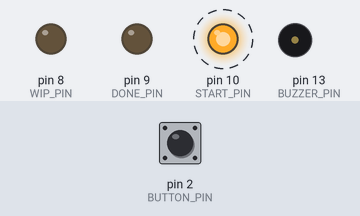
Bench run of a sketch on a simulated Arduino Uno, built with avr-gcc and run on an emulated ATmega328P. On the bench: output pins drawn as LEDs (lit = HIGH), buzzer (waves = sounding, pin HIGH). Dashed ring = blinking. Inputs (shaded band) come from the test bench; at power-on: pin 2 (BUTTON_PIN) HIGH.

Above: at 1.25 s.
1.3 s: pin 2 (BUTTON_PIN) pulled LOW for 3.2 s
At 2.6 s:
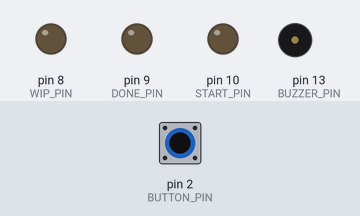
At 4.63 s:
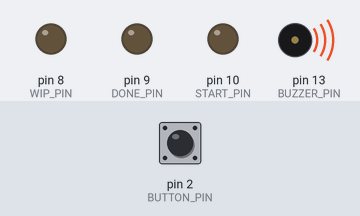
6.0 s: pin 2 (BUTTON_PIN) pulled LOW for 1 s
At 6.18 s:
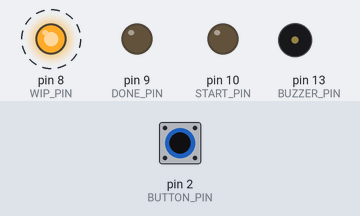
Timing chart, 0 to 15.0 s (numbered marks = the images above; inputs shaded):
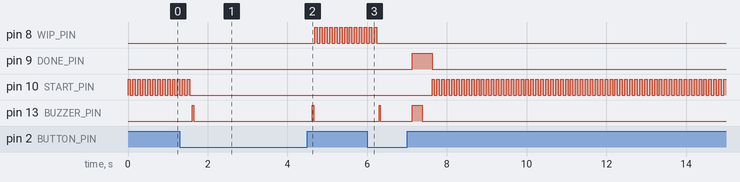

The sketch:

Simple_POMODORO_by_8.ino
```cpp
//Vars relating to IO
int START_PIN = 10;
int DONE_PIN = 9;
int WIP_PIN = 8;
int BUZZER_PIN = 13;
int BUTTON_PIN = 2;

//Vars related to Button
int buttonState = HIGH;
int lastButtonState = HIGH;
long lastDebounceTime = 0;  // the last time the output pin was toggled
//long debounceDelay = 1000;    // the debounce time; increase if the output flickers
long debounceDelay = 125;

//Vars related to Timer
long startTime;
//long TIMEOUT = 1500000;
long TIMEOUT = 187500;
/*
  There will be three states
 -1: Reset
 0: Counting Down Start
 1: Countdown In Progress
 2: Interrupted
 */
int timerState;

void setup(){
  pinMode(START_PIN, OUTPUT);
  pinMode(DONE_PIN, OUTPUT);
  pinMode(WIP_PIN, OUTPUT);
  pinMode(BUZZER_PIN, OUTPUT);
  pinMode(BUTTON_PIN, INPUT);

  timerState = -1;
}

void shortBeep(){
  digitalWrite(BUZZER_PIN, HIGH);
  //  delay(250);
  delay(31.25);
  digitalWrite(BUZZER_PIN, LOW);
  //delay(250);
  delay(31.25);
}

void longBeep(){
  digitalWrite(BUZZER_PIN, HIGH);
  //  delay(2000);
  delay(250);
  digitalWrite(BUZZER_PIN, LOW);
  // delay(2000);
  delay(250);
}

void blinkPin(int PIN){
  digitalWrite(PIN, HIGH);
  //delay(500);
  delay(62.5);

  digitalWrite(PIN, LOW);
  //  delay(500);
  delay(62.5);
}

void waitingState(){
  blinkPin(START_PIN);
}

void wipState(){
  blinkPin(WIP_PIN);
}

void resetState(){
  digitalWrite(DONE_PIN, HIGH);
  longBeep();
  digitalWrite(DONE_PIN, LOW);
  timerState = -1;
}

void loop(){
  int reading = digitalRead(BUTTON_PIN);

  if(reading != lastButtonState){
    lastDebounceTime = millis();
  }

  if((millis() - lastDebounceTime) > debounceDelay){
    if (reading != buttonState){
      buttonState = reading;

      if (timerState <= 1){
        timerState++;
        shortBeep();
      }
      else{
        resetState();
      }
    }
  }

  if(timerState == -1){
    waitingState();
  }

  if(timerState == 0){
    startTime = millis();
  }

  if(timerState == 1){
    wipState();

    //Reset timer when clock runs out
    if((millis() - startTime) > TIMEOUT){
      resetState();
    }
  }

  lastButtonState = reading;
}
```

Measured:
- after the input at 1.3 s, pin 8 (WIP_PIN): alternates HIGH for 0.06 s and LOW for 0.06 s, starting after 3.4 s; pin 10 (START_PIN): goes on until 1.6 s, then stays LOW; pin 13 (BUZZER_PIN): alternates HIGH for 0.03 s and LOW for 3.0 s, starting after 0.31 s
- after the input at 6.0 s, pin 8 (WIP_PIN): goes on until 6.2 s, then stays LOW; pin 9 (DONE_PIN): LOW → HIGH after 1.1 s, → LOW 0.50 s later; pin 10 (START_PIN): alternates HIGH for 0.06 s and LOW for 0.06 s, starting after 1.6 s; pin 13 (BUZZER_PIN): LOW → HIGH after 0.30 s, → LOW 0.03 s later, → HIGH 0.80 s later, → LOW 0.25 s later
- by itself, pin 10 (START_PIN): alternates HIGH for 0.06 s and LOW for 0.06 s
